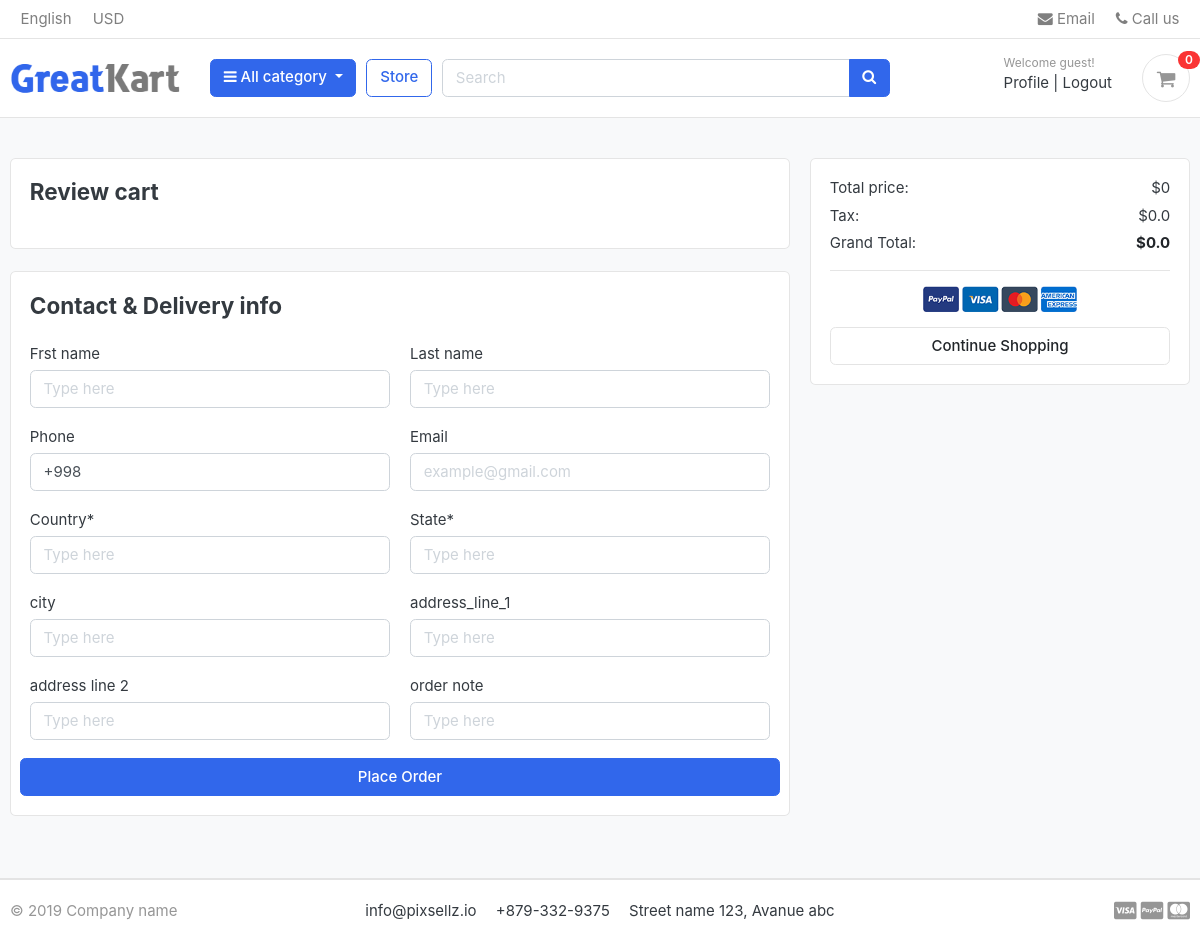
The app's page /cart/checkout/ (signed in), older data.
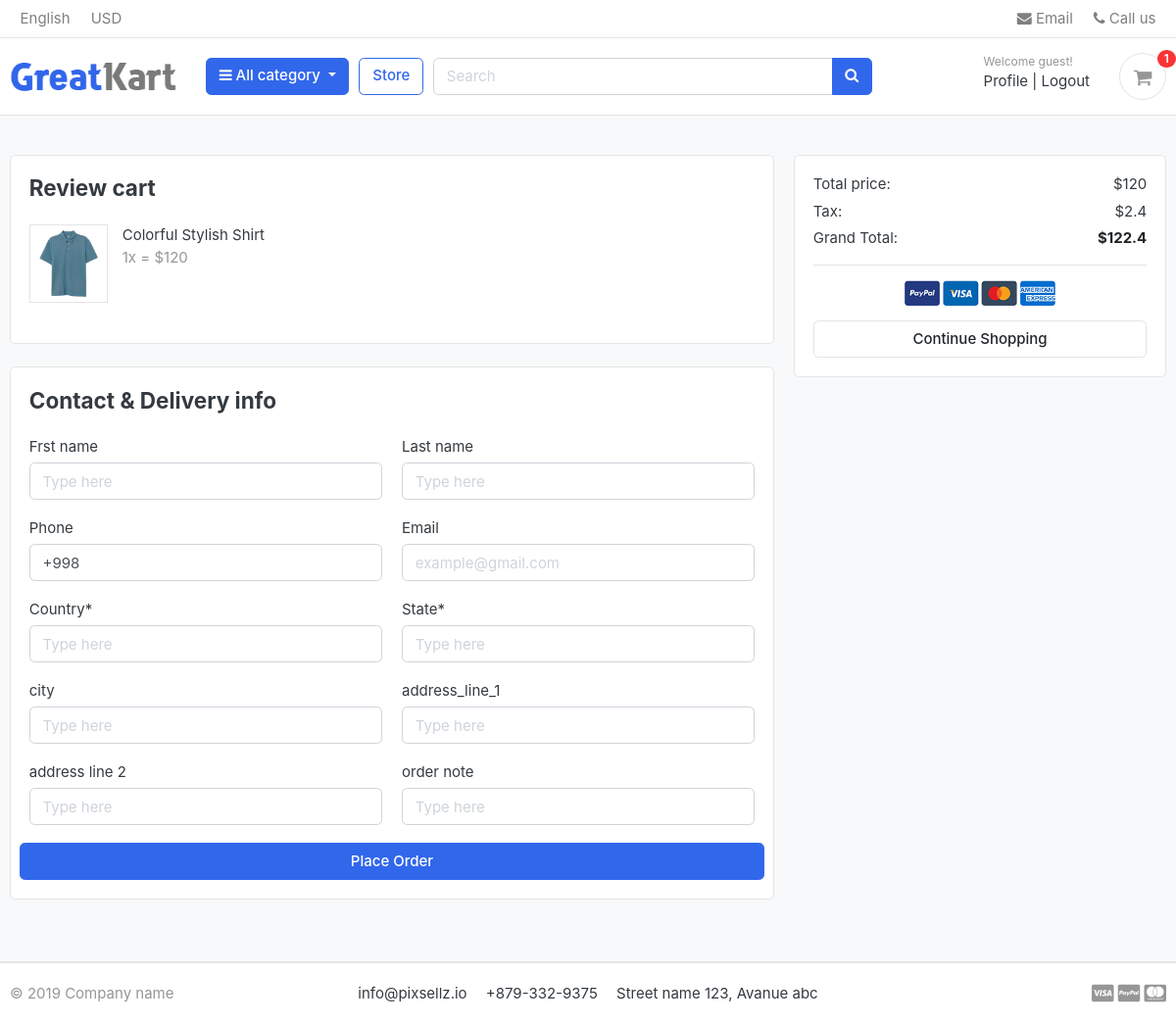
The same page, newer data.
### carts/models.py (models this page shows, shortened)
class CartItem(models.Model):
    user = models.ForeignKey(User, on_delete=models.CASCADE , null=True)
    product = models.ForeignKey("store.Product", on_delete=models.CASCADE)
    cart = models.ForeignKey(Cart, on_delete=models.CASCADE , null=True)
    variations = models.ManyToManyField("store.Variation",blank=True)
    quantity = models.IntegerField()
    is_active = models.BooleanField(default=True)
    def sub_total(self):
        return self.product.price * self.quantity

### store/models.py (models this page shows, shortened)
class Product(models.Model):
    name = models.CharField( max_length=50 , unique=True)
    slug = models.SlugField(max_length=50 , unique=True)
    description = models.TextField( max_length=2000 , blank=True)
    image = models.ImageField( upload_to='product_img')
    price = models.IntegerField()
    discount = models.IntegerField(default=0)
    stock = models.IntegerField()
    is_available = models.BooleanField(default=True)
    category = models.ForeignKey("category.Category", verbose_name=("category product"), on_delete=models.CASCADE)
    created_at = models.DateTimeField(auto_now_add=True)
    modified_date = models.DateField( auto_now=True)

### carts/views.py (the view)
# urls.py: path('checkout/', checkout ,name = 'checkout'),
@login_required(login_url='login')
def checkout(request,total=0 ,quantity=0,cart_items=None):
    try :
        tax =0
        grand_total=0
        if request.user.is_authenticated:
          cart_items = CartItem.objects.filter(user=request.user, is_active=True)
        else :
            cart = Cart.objects.get(cart_id = _cart_id(request))
            cart_items = CartItem.objects.filter(cart=cart , is_active=True)
        for cart_item in cart_items:
            total += (cart_item.product.price * cart_item.quantity)
            quantity += cart_item.quantity
        tax = (2 * total)/100
        grand_total = total+tax
    except Cart.DoesNotExist:
        pass
    context = {'total':total,
               'quantity':quantity ,
               'cart_items':cart_items,
               'tax' : tax ,
               'grand_total':grand_total,
               }
    return render(request , 'carts/checkout.html',context)

### carts/context_processors.py (called while the page is built)
def counter(request):
    cart_count = 0
    if 'admin' in request.path:
        return{}
    else :
        try :
            cart = Cart.objects.filter(cart_id=_cart_id(request))
            if request.user.is_authenticated:
                cart_items = CartItem.objects.all().filter(user=request.user)
            else :
                cart_items = CartItem.objects.all().filter(cart=cart[:1])
            for cart_item in cart_items:
                cart_count+=cart_item.quantity
        except Cart.DoesNotExist:
            cart_count=0
    return dict(cart_count=cart_count)

### carts/views.py (called while the page is built)
def _cart_id(request):
    cart = request.session.session_key
    if not cart:
        cart = request.session.create()
    return cart

### category/context_processor.py (called while the page is built)
def menu_links(request):
    links = Category.objects.all()
    return dict(links=links)

### category/models.py (called while the page is built)
    def get_url(self):
        return reverse('store:product_by_category',args=[self.slug])

    def __str__(self):
        return str(self.name)

### carts/templates/carts/checkout.html (shortened to what the changed rows need)
{% extends "base.html" %}
{% load static %}
{% block body %}
<section class="section-content padding-y bg">
    <div class="container">
        <div class="row">
            <main class="col-md-8">
                <article class="card mb-4">
                    <div class="card-body">
                        <div class="row">
                            {% for cart_item in cart_items %}
                            <div class="col-md-6">
                                <figure class="itemside  mb-4">
                                    <div class="aside"><img src="{{cart_item.product.image.url}}" class="border img-sm">
                                    </div>
                                    <figcaption class="info">
                                        <p>{{cart_item.product.name}} </p>
                                        <span class="text-muted">{{cart_item.quantity}}x =
                                            ${{cart_item.sub_total}}</span>
                                    </figcaption>
                                </figure>
                            </div>
                            {% endfor %}
                        </div>
                    </div>
                </article>
            </main>
            <aside class="col-md-4">
                <div class="card">
                    <div class="card-body">
                        <dl class="dlist-align">
                            <dt>Total price:</dt>
                            <dd class="text-right">${{total}}</dd>
                        </dl>
                        <dl class="dlist-align">
                            <dt>Tax:</dt>
                            <dd class="text-right"> ${{tax}}</dd>
                        </dl>
                        <dl class="dlist-align">
                            <dd class="text-right text-dark b"><strong>${{grand_total}}</strong></dd>
                        </dl>
                    </div>
                </div>
            </aside>
        </div>
    </div>
</section>
{% endblock body %}

Row changes from the older to the newer data that the page shows:
added CartItem: product.image (picture), product.name "Colorful Stylish Shirt", quantity "1", sub_total "120"
Text that changed along with them:
{{ cart_count }}: "0" → "1"
{{ total }}: "0" → "120"
{{ tax }}: "0.0" → "2.4"
{{ grand_total }}: "0.0" → "122.4"
